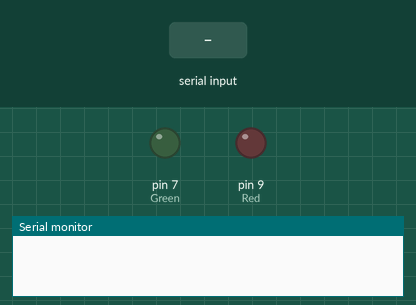
Bench run of a sketch on a simulated Arduino Uno, built with avr-gcc and run on an emulated ATmega328P. On the bench: output pins drawn as LEDs (lit = HIGH), the last lines printed to the serial monitor. Inputs (shaded band) come from the test bench.

Above: at 1.2 s.
1.3 s: "0" received over the second serial link
At 2.0 s:
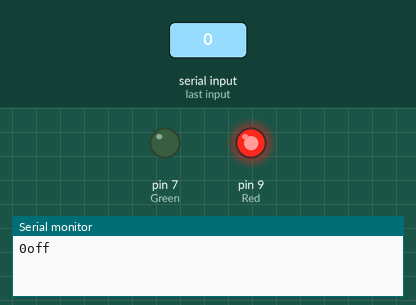
2.8 s: "1" received over the second serial link
At 3.2 s:
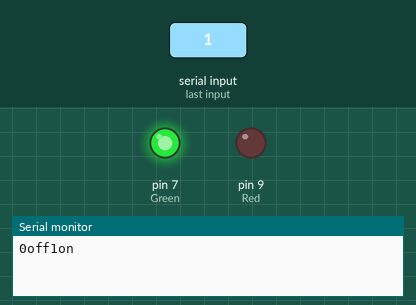
Timing chart, 0 to 5.8 s (numbered marks = the images above; inputs shaded):
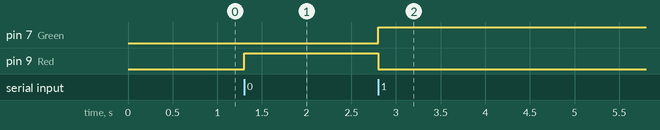

Measured:
- after the input at 1.3 s, pin 9 (Red): LOW → HIGH at once
- after the input at 2.8 s, pin 7 (Green): LOW → HIGH at once; pin 9 (Red): HIGH → LOW at once

The sketch:

BluetoothLED.ino
```cpp
/*
TXD = 아두이노 2번핀에 연결
RXD = 아두이노 3번핀에 연결
*/

#include<SoftwareSerial.h>
SoftwareSerial BTSerial(2,3); //BTSerial(2,3)이 무슨 의미일까?

int Red = 9;
int Green = 7;

void setup(){
  pinMode(Red, OUTPUT);
  pinMode(Green, OUTPUT);
  Serial.begin(9600);
  BTSerial.begin(9600);
}

void loop(){
  if(BTSerial.available()){
    byte data = BTSerial.read();
    Serial.write(data);
    if(data == '0'){
      digitalWrite(Green, LOW);
      digitalWrite(Red, HIGH);
      BTSerial.write("off");
      Serial.write("off");
    }
    else if(data == '1'){
      digitalWrite(Green, HIGH);
      digitalWrite(Red, LOW);
      BTSerial.write("on");
      Serial.write("on");
    }
    else{
      BTSerial.write("");
    }
  }
  if(Serial.available())
    BTSerial.write(Serial.read());
}
```
